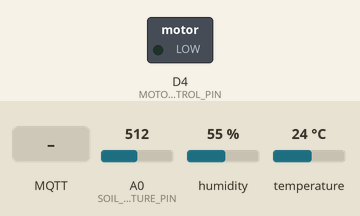
Recording of a sketch running on a simulated ESP8266 (NodeMCU). On the bench: switched loads named in the sketch (green lamp = pin HIGH). Inputs (shaded band) come from the test bench; at power-on: A0 (SOIL_MOISTURE_PIN) = 512, humidity 55 %, temperature 24 °C. WiFi joins after 1.5 s; servers stay silent unless stated; no MQTT or app messages arrive unless stated; what the sketch prints to the serial monitor is not drawn.

Above: at 2.7 s.
2.8 s: MQTT message "onMoter" arrives on the first subscribed topic
At 4.7 s:
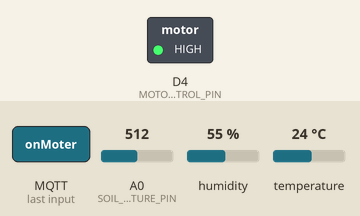
5.1 s: MQTT message "offMoter" arrives on the first subscribed topic
At 5.9 s:
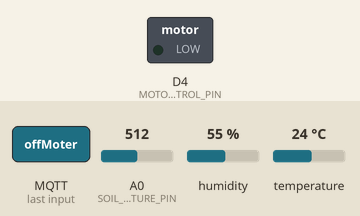
Timing chart, 0 to 8.1 s (numbered marks = the images above; inputs shaded):
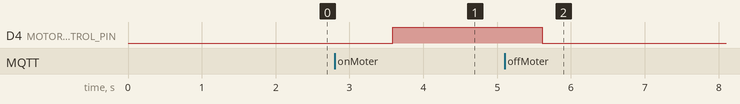

The sketch:

code.ino
```cpp
#include <ESP8266WiFi.h>
#include <PubSubClient.h>
#include <DHT.h>

#define DHTPIN D6  // Pin connected to the DHT11 data pin
#define DHTTYPE DHT11  // Define sensor type (DHT11)
DHT dht(DHTPIN, DHTTYPE);

// Soil moisture sensor connected to A0
#define SOIL_MOISTURE_PIN A0

// Define the D4 pin (Relay/Motor Control Pin)
#define MOTOR_CONTROL_PIN D4

// Wi-Fi and MQTT Broker Info
const char* ssid = "vivo";
const char* password = "123456789";
const char* mqtt_server = "dev.coppercloud.in";  // Broker address
const char* mqtt_topic = "dhanshreekamble094@gmail.com/soil/project";             // Topic to publish data
const char* control_topic = "dhanshreekamble094@gmail.com/soil/motor/project"; // Topic to control motor

WiFiClient espClient;
PubSubClient client(espClient);

void setup() {
  // Start Serial communication for debugging
  Serial.begin(115200);
  delay(10);

  // Initialize the motor control pin as output
  pinMode(MOTOR_CONTROL_PIN, OUTPUT);
  digitalWrite(MOTOR_CONTROL_PIN, LOW); // Make sure the motor is off initially

  // Connect to Wi-Fi
  WiFi.begin(ssid, password);
  Serial.print("Connecting to WiFi");
  while (WiFi.status() != WL_CONNECTED) {
    delay(500);
    Serial.print(".");
  }
  Serial.println("Connected to WiFi");

  // Initialize DHT11 sensor
  dht.begin();

  // Set up MQTT client
  client.setServer(mqtt_server, 1883);
  client.setCallback(mqttCallback);

  // Subscribe to the control topic
  client.subscribe(control_topic);
}

void mqttCallback(char* topic, byte* payload, unsigned int length) {
  // Handle incoming MQTT messages
  String message = "";
  for (unsigned int i = 0; i < length; i++) {
    message += (char)payload[i];
  }

  // Check if the received message is "on" or "off" to control the motor
  if (String(topic) == control_topic) {
    if (message == "onMoter") {
      Serial.println("Turning motor ON");
      digitalWrite(MOTOR_CONTROL_PIN, HIGH); // Turn motor ON
    } else if (message == "offMoter") {
      Serial.println("Turning motor OFF");
      digitalWrite(MOTOR_CONTROL_PIN, LOW); // Turn motor OFF
    }
  }
}

void reconnect() {
  // Loop until connected to MQTT broker
  while (!client.connected()) {
    Serial.print("Attempting MQTT connection...");
    if (client.connect("ESP8266Client")) {
      Serial.println("connected");
      // Once connected, subscribe to the control topic
      client.subscribe(control_topic);
    } else {
      Serial.print("failed, rc=");
      Serial.print(client.state());
      Serial.println(" trying again in 5 seconds");
      delay(5000);
    }
  }
}

void loop() {
  if (!client.connected()) {
    reconnect();
  }
  client.loop();

  // Read soil moisture
  int soilMoistureValue = analogRead(SOIL_MOISTURE_PIN);

  // Map the soil moisture value from 0-1023 to 0-100 (percentage)
  int soilMoisturePercentage = map(soilMoistureValue, 0, 1023, 0, 100);

  // Read temperature and humidity from DHT11
  float temperature = dht.readTemperature(); // Temperature in Celsius
  float humidity = dht.readHumidity();       // Humidity percentage

  // Check if readings failed and try again
  if (isnan(temperature) || isnan(humidity)) {
    Serial.println("Failed to read from DHT sensor!");
    return;
  }

  // Create a JSON string with sensor data
  String payload = "{\"soil_moisture\":" + String(soilMoisturePercentage) +
                   ",\"temperature\":" + String(temperature) +
                   ",\"humidity\":" + String(humidity) + "}";

  // Send data to MQTT broker
  if (client.publish(mqtt_topic, payload.c_str())) {
    Serial.println("Data sent to MQTT broker");
  } else {
    Serial.println("Failed to send data");
  }

  // Wait for 1 second before sending data again
  delay(1000); // Increased delay to give time for reading to be updated
}
```

Measured:
- after the input at 2.8 s, D4 (MOTOR_CONTROL_PIN): LOW → HIGH after 0.79 s
- after the input at 5.1 s, D4 (MOTOR_CONTROL_PIN): HIGH → LOW after 0.51 s
